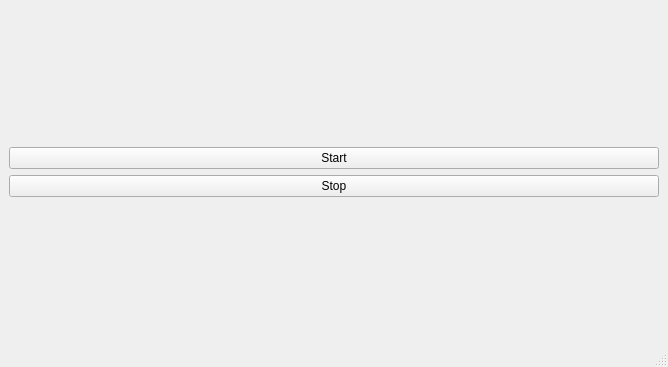
<?xml version="1.0" encoding="UTF-8"?>
<ui version="4.0">
 <class>MainWindow</class>
 <widget class="QMainWindow" name="MainWindow">
  <property name="geometry">
   <rect>
    <x>0</x>
    <y>0</y>
    <width>668</width>
    <height>367</height>
   </rect>
  </property>
  <property name="windowTitle">
   <string>MainWindow</string>
  </property>
  <widget class="QWidget" name="centralwidget">
   <layout class="QVBoxLayout" name="verticalLayout_2">
    <item>
     <layout class="QVBoxLayout" name="verticalLayout">
      <item>
       <widget class="QPushButton" name="start_button">
        <property name="text">
         <string>Start</string>
        </property>
       </widget>
      </item>
      <item>
       <widget class="QPushButton" name="stop_button">
        <property name="text">
         <string>Stop</string>
        </property>
       </widget>
      </item>
     </layout>
    </item>
   </layout>
  </widget>
  <widget class="QMenuBar" name="menubar">
   <property name="geometry">
    <rect>
     <x>0</x>
     <y>0</y>
     <width>668</width>
     <height>22</height>
    </rect>
   </property>
  </widget>
  <widget class="QStatusBar" name="statusbar"/>
 </widget>
 <resources/>
 <connections/>
</ui>
